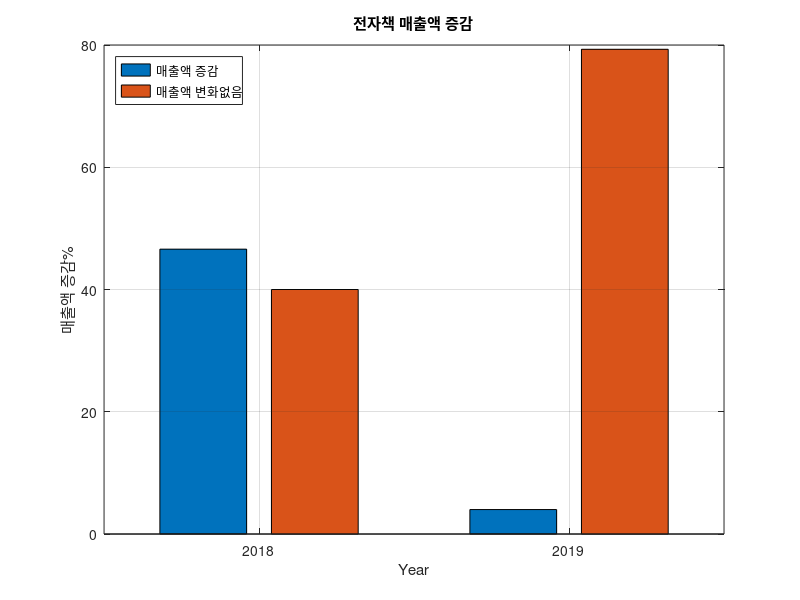

Reproduce this figure in MATLAB.
clear; clc;
load('WPM.mat')
len = length(WPM_Year);
ym = zeros(len,len);
bg = [WPM_2018;WPM_2019];

bar(WPM_Year,bg)
title("전자책 매출액 증감")
xlabel("Year")
ylabel("매출액 증감%")
legend({'매출액 증감','매출액 변화없음'},'Location','northwest')
grid on